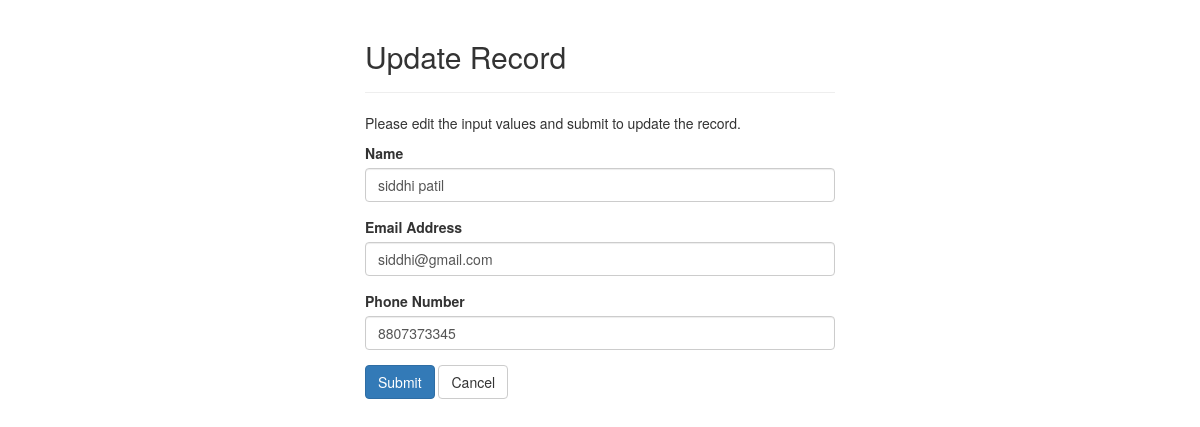
Page /admin/users_crud/users_update.php?id=1 on the committed database.
### tables this page shows
CREATE TABLE IF NOT EXISTS `members` (
  `id` int(20) NOT NULL AUTO_INCREMENT,
  `name` varchar(100) NOT NULL,
  `email` varchar(100) NOT NULL,
  `phoneNumber` varchar(100) NOT NULL,
  `password` varchar(50) NOT NULL,
  `confirm_pass` varchar(50) NOT NULL,
  PRIMARY KEY (`id`)
);

### admin/users_crud/users_update.php (the view, shortened to what this page needs)
<?php
require_once "config.php";
$name = $email = $phoneNumber = "";
$name_err = $email_err = $phoneNumber_err = "";
if(isset($_POST["id"]) && !empty($_POST["id"])){
    $id = $_POST["id"];
    $input_name = trim($_POST["name"]);
    if(empty($input_name)){
        $name_err = "Please enter a name.";
    } elseif(!filter_var($input_name, FILTER_VALIDATE_REGEXP, array("options"=>array("regexp"=>"/^[a-zA-Z\s]+$/")))){
        $name_err = "Please enter a valid name.";
    } else{
        $name = $input_name;
    }
    $input_email = trim($_POST["email"]);
    if(empty($input_email)){
        $email_err = "Please enter an Email Address.";
    } else{
        $email = $input_email;
    }
    $input_phoneNumber = trim($_POST["phoneNumber"]);
    if(empty($input_phoneNumber)){
        $phoneNumber_err = "Please enter the Phone Number.";
    } elseif(!ctype_digit($input_phoneNumber)){
        $phoneNumber_err = "Please enter a positive integer value.";
    } else{
        $phoneNumber = $input_phoneNumber;
    }
    if(empty($name_err) && empty($email_err) && empty($phoneNumber_err)){
        $sql = "UPDATE members SET name=?, email=?, phoneNumber=? WHERE id=?";
        if($stmt = mysqli_prepare($conn, $sql)){
            mysqli_stmt_bind_param($stmt, "sssi", $param_name, $param_email, $param_phoneNumber, $param_id);
            $param_name = $name;
            $param_email = $email;
            $param_phoneNumber = $phoneNumber;
            $param_id = $id;
            if(mysqli_stmt_execute($stmt)){
                header("location: ../users.php");
                exit();
            } else{
                echo "Something went wrong. Please try again later.";
            }
        }
        mysqli_stmt_close($stmt);
    }
    mysqli_close($conn);
} else{
    if(isset($_GET["id"]) && !empty(trim($_GET["id"]))){
        $sql = "SELECT * FROM members WHERE id = ?";
        if($stmt = mysqli_prepare($conn, $sql)){
            mysqli_stmt_bind_param($stmt, "i", $param_id);
            if(mysqli_stmt_execute($stmt)){
                $result = mysqli_stmt_get_result($stmt);
                if(mysqli_num_rows($result) == 1){
                    $row = mysqli_fetch_array($result, MYSQLI_ASSOC);
                    $name = $row["name"];
                    $email = $row["email"];
                    $phoneNumber = $row["phoneNumber"];
                } else{
                    header("location: error.php");
                    exit();
                }
            } else{
                echo "Oops! Something went wrong. Please try again later.";
            }
        }
    }  else{
        header("location: error.php");
        exit();
    }
}
?>
<!DOCTYPE html>
<html lang="en">
<head>
    <link rel="stylesheet" href="https://maxcdn.bootstrapcdn.com/bootstrap/3.3.7/css/bootstrap.css">
</head>
<body>
    <div class="wrapper">
        <div class="container-fluid">
            <div class="row">
                <div class="col-md-12">
                    <div class="page-header">
                        <h2>Update Record</h2>
                    </div>
                    <p>Please edit the input values and submit to update the record.</p>
                    <form action="<?php echo htmlspecialchars(basename($_SERVER['REQUEST_URI'])); ?>" method="post">
                        <div class="form-group <?php echo (!empty($name_err)) ? 'has-error' : ''; ?>">
                            <label>Name</label>
                            <input type="text" name="name" class="form-control" value="<?php echo $name; ?>">
                        </div>
                        <div class="form-group <?php echo (!empty($email_err)) ? 'has-error' : ''; ?>">
                            <label>Email Address</label>
                            <input type="Email" name="email" class="form-control" value="<?php echo $email; ?>">
                        </div>
                        <div class="form-group <?php echo (!empty($phoneNumber_err)) ? 'has-error' : ''; ?>">
                            <label>Phone Number</label>
                            <input type="text" name="phoneNumber" class="form-control" value="<?php echo $phoneNumber; ?>">
                        </div>
                        <input type="submit" class="btn btn-primary" value="Submit">
                        <a href="../users.php" class="btn btn-default">Cancel</a>
                    </form>
                </div>
            </div>
        </div>
    </div>
</body>
</html>

### admin/users_crud/users_update.php (style rules this page uses)
.wrapper { width: 500px; margin: 0 auto; }

### rows in the picture
members: name "siddhi patil", email "siddhi@gmail.com", phoneNumber "8807373345"
